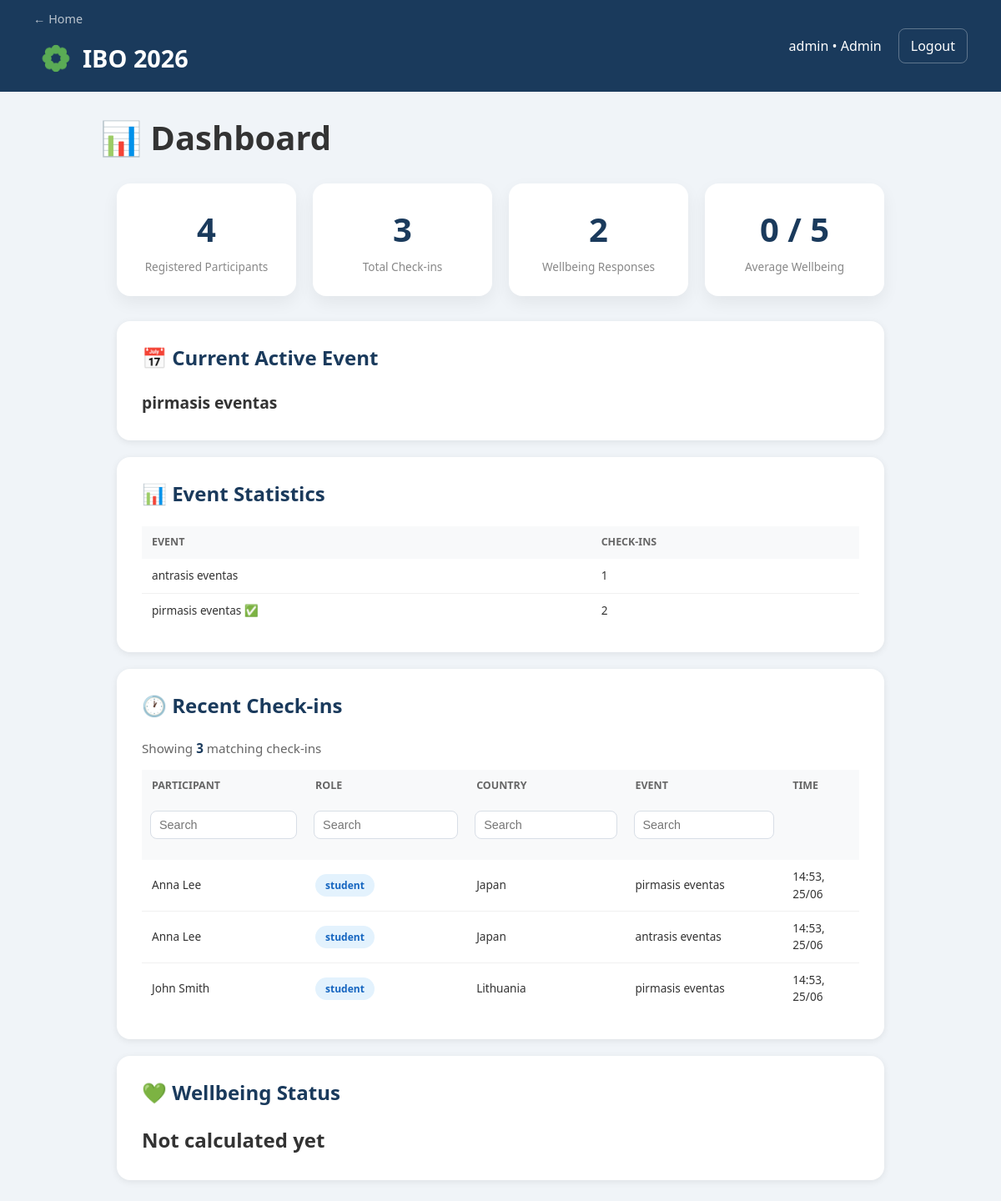
The page /dashboard (signed in) on the database its author committed.
### app.py (models this page shows)
class Event(db.Model):
    id = db.Column(db.Integer, primary_key=True)
    name = db.Column(db.String(100), nullable=False)
    active = db.Column(db.Boolean, default=False)

class CheckIn(db.Model):
    id = db.Column(db.Integer, primary_key=True)
    participant_id = db.Column(db.Integer, db.ForeignKey('participant.id'))
    participant = db.relationship('Participant', backref='checkins')
    event_name = db.Column(db.String(100), nullable=False)
    timestamp = db.Column(db.DateTime, default=datetime.utcnow)

class Participant(db.Model):
    id = db.Column(db.Integer, primary_key=True)
    name = db.Column(db.String(100), nullable=False)
    nfc_id = db.Column(db.String(50), unique=True, nullable=False)
    role = db.Column(db.String(20), nullable=False)  # student, guide, leader, organizer
    country_id = db.Column(db.Integer, db.ForeignKey('country.id'))
    country = db.relationship('Country', backref='participants')

class Country(db.Model):
    id = db.Column(db.Integer, primary_key=True)
    name = db.Column(db.String(100), nullable=False)

### app.py (the view, shortened to what this page needs)
@app.route('/dashboard')
def dashboard():
    if 'user_id' not in session:
        return redirect(url_for('login'))
    user = User.query.get(session['user_id'])
    if user.role not in ['admin', 'organizer']:
        return "Access denied", 403
    checkins = CheckIn.query.order_by(CheckIn.timestamp.desc()).all()
    total_participants = Participant.query.count()
    total_checkins = CheckIn.query.count()
    active_event = Event.query.filter_by(active=True).first()
    events = Event.query.order_by(
        Event.id.desc()
    ).all()
    event_stats = []
    for event in events:
        count = CheckIn.query.filter_by(
            event_name=event.name
        ).count()
        event_stats.append({
            'name': event.name,
            'count': count,
            'active': event.active
        })
    wellbeing_entries = Wellbeing.query.all()
    wellbeing_count = len(wellbeing_entries)
    recent_wellbeing = Wellbeing.query.order_by(
        Wellbeing.timestamp.desc()
    ).limit(10).all()
    delegation_wellbeing = {}
    avg_wellbeing = 0
    wellbeing_status = "Not calculated yet"
    return render_template(
        'dashboard.html',
        checkins=checkins,
        total=total_participants,
        total_checkins=total_checkins,
        wellbeing_count=wellbeing_count,
        active_event=active_event,
        event_stats=event_stats,
        avg_wellbeing=avg_wellbeing,
        recent_wellbeing=recent_wellbeing,
        wellbeing_status=wellbeing_status
    )

### templates/dashboard.html (shortened to what this page needs)
{% extends "base.html" %}
{% block content %}
    <div class="container-medium">
        <h1 class="page-title">
            📊 Dashboard
        </h1>
    <div class="container">
        <div class="stats">
            <div class="stat-card">
                <div class="number">{{ total }}</div>
                <div class="label">Registered Participants</div>
            </div>
            <div class="stat-card">
                <div class="number">{{ total_checkins }}</div>
                <div class="label">Total Check-ins</div>
            </div>
            <div class="stat-card">
                <div class="number">{{ wellbeing_count }}</div>
                <div class="label">Wellbeing Responses</div>
            </div>
            <div class="stat-card">
                <div class="number">{{ avg_wellbeing }} / 5</div>
                <div class="label">Average Wellbeing</div>
            </div>
        </div>
        <div class="card">
            <h2>📅 Current Active Event</h2>
            {% if active_event %}
                <p class="event-name">
                    {{ active_event.name }}
                </p>
            {% else %}
                <p>No active event selected</p>
            {% endif %}
        </div>
        <div class="card">
            <h2>📊 Event Statistics</h2>
            {% if event_stats %}
                <table>
                    <thead>
                        <tr>
                            <th>Event</th>
                            <th>Check-ins</th>
                        </tr>
                    </thead>
                    <tbody id="eventTable">
                        {% for event in event_stats %}
                        <tr>
                            <td>
                                {{ event.name }}
                                {% if event.active %}
                                    ✅
                                {% endif %}
                            </td>
                            <td>{{ event.count }}</td>
                        </tr>
                        {% endfor %}
                    </tbody>
                </table>
            {% endif %}
        </div>
        <div class="card">
            <h2>🕐 Recent Check-ins</h2>
            {% if checkins %}
            <div class="filter-count">
                <div class="filter-summary">
                    Showing
                    <span id="visibleRowsCount">{{ checkins|length }}</span>
                    matching check-ins
                </div>
            </div>
            <table>
                <thead>
                    <tr>
                        <th>Participant</th>
                        <th>Role</th>
                        <th>Country</th>
                        <th>Event</th>
                        <th>Time</th>
                    </tr>
                    <tr>
                        <th>
                            <input type="text" id="participantFilter" placeholder="Search">
                        </th>
                        <th>
                            <input type="text" id="roleFilter" placeholder="Search">
                        </th>
                        <th>
                            <input type="text" id="countryFilter" placeholder="Search">
                        </th>
                        <th>
                            <input type="text" id="eventFilter" placeholder="Search">
                        </th>
                        <th></th>
                    </tr>
                </thead>
                <tbody id="checkinTable">
                    {% for c in checkins %}
                    <tr class="checkin-row">
                        <td>{{ c.participant.name }}</td>
                        <td>
                            <span class="role {{ c.participant.role }}">
                                {{ c.participant.role }}
                            </span>
                        </td>
                        <td>{{ c.participant.country.name if c.participant.country else '—' }}</td>
                        <td>{{ c.event_name }}</td>
                        <td>{{ c.timestamp.strftime('%H:%M, %d/%m') }}</td>
                    </tr>
                    {% endfor %}
                </tbody>
            </table>
            {% else %}
                <p class="empty">No Check-ins yet</p>
            {% endif %}
        </div>
        <div class="card">
            <h2>💚 Wellbeing Status</h2>
            <p class="status-text">
                {{ wellbeing_status }}
            </p>
        </div>
    </div>
</div>
{% endblock %}

### static/style.css (style rules this page uses)
body { font-family: 'Segoe UI', sans-serif; background: #f0f4f8; margin: 0; color: #333; line-height: 1.5; }
.container { max-width: 1400px; margin: 25px auto; padding: 0 20px; }
.card { background: white; border-radius: 16px; padding: 30px; margin-top: 20px; margin-bottom: 20px; box-shadow: 0 2px 8px rgba(0,0,0,0.08); }
* { margin: 0; padding: 0; box-sizing: border-box; }
input, select { width: 100%; padding: 10px 12px; border: 2px solid #e0e0e0; border-radius: 8px; font-size: 0.9rem; margin-bottom: 15px; transition: border-color 0.2s; }
table { width: 100%; border-collapse: collapse; }
th { text-align: left; padding: 10px 12px; background: #f8f9fa; font-size: 0.78rem; color: #666; text-transform: uppercase; }
td { padding: 10px 12px; border-bottom: 1px solid #f0f0f0; font-size: 0.85rem; }
tr:last-child td { border-bottom: none; }
.role { padding: 5px 12px; border-radius: 999px; font-size: 0.75rem; font-weight: 700; }
.student { background: #e3f2fd; color: #1565c0; }
.page-title { font-size: 2.5rem; color: #333; margin-bottom: 25px; }
.card h2 { color: #1a3a5c; margin-bottom: 25px; line-height: 1.2; }
.container-medium { max-width: 1000px; margin: 25px auto; padding: 0 20px; }
.stats { display: grid; grid-template-columns: repeat(4, 1fr); gap: 20px; margin-bottom: 30px; }
.stat-card { background: white; border-radius: 16px; padding: 25px; text-align: center; box-shadow: 0 8px 20px rgba(0,0,0,0.06); }
.stat-card .number { font-size: 2.5rem; font-weight: 700; color: #1a3a5c; }
.stat-card .label { color: #888; font-size: 0.85rem; margin-top: 5px; }
.event-name { font-size: 1.2rem; font-weight: 600; }
.status-text { font-size: 1.5rem; font-weight: 700; }
th input { width: 100%; padding: 8px 10px; border: 1px solid #d8dee6; border-radius: 8px; font-size: 0.9rem; background: white; }
thead tr:nth-child(2) { background: #f8fafc; }
thead tr:nth-child(2) th { padding: 10px; }
.filter-summary { margin: 15px 0; font-size: 0.95rem; color: #666; }
.filter-summary span { font-weight: 700; color: #1a3a5c; }

### rows shown on the page
Event: name "pirmasis eventas", count "2"
Event: name "antrasis eventas", count "1"
CheckIn: participant.name "Anna Lee", participant.role "student", participant.country "Japan", event_name "pirmasis eventas", timestamp "14:53, 25/06"
CheckIn: participant.name "Anna Lee", participant.role "student", participant.country "Japan", event_name "antrasis eventas", timestamp "14:53, 25/06"
CheckIn: participant.name "John Smith", participant.role "student", participant.country "Lithuania", event_name "pirmasis eventas", timestamp "14:53, 25/06"

### other values the page prints
{{ session['username'] }} "admin"
{{ total }} "4"
{{ total_checkins }} "3"
{{ wellbeing_count }} "2"
{{ avg_wellbeing }} "0"
{{ checkins|length }} "3"
{{ wellbeing_status }} "Not calculated yet"
